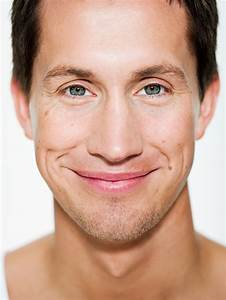
#> input picture Images/manFace.jpeg, 226 x 300 px
$ python HarrisCornerDetectionDemo.py
#> lines starting #> are read from the running program, lines starting #| are printed output that depends on the picture; after the words box and inside, x2 and y2 are one past the last pixel; in counts of white or black regions, pixels touching at a corner belong together
import cv2
import numpy as np
from matplotlib import pyplot as plt


filename = 'Images/manFace.jpeg'
img = cv2.imread(filename)
#> img is the input picture: shape (300, 226, 3); mean B, G, R 144.4, 162.7, 200.8
gray = cv2.cvtColor(img, cv2.COLOR_BGR2GRAY)
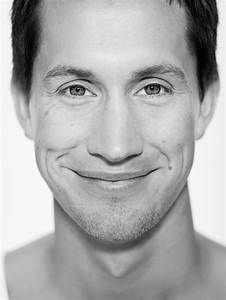
#> gray: shape (300, 226); min 0, max 255, mean 172

gray = np.float32(gray)
dst = cv2.cornerHarris(gray, 2, 3, 0.04)
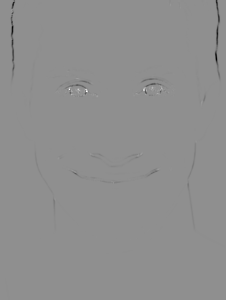
#> dst: shape (300, 226) float32; min -37739680, max 29471020, mean -105407.4; drawn with min black and max white

#result is dilated for marking the corners, not important
dst = cv2.dilate(dst, None)
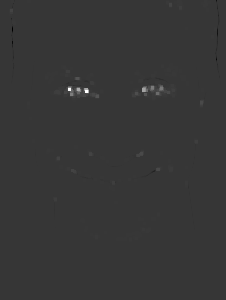
#> dst: shape (300, 226) float32; min -8026497.5, max 29471020, mean 49417.8; drawn with min black and max white

# Threshold for an optimal value, it may vary depending on the image.
img[dst>0.005*dst.max()]=[255,0,0]
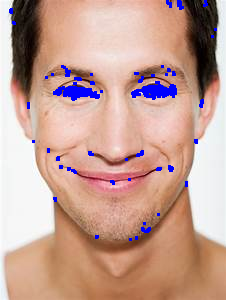
#> img: shape (300, 226, 3); 2.66% of pixels changed, all inside (x1, y1, x2, y2) = (9, 0, 217, 241)

plt.subplot(122), plt.imshow(img), plt.title('Blurred')
plt.xticks([]), plt.yticks([])
plt.show()

$ run again, with Images/band.jpeg copied over Images/manFace.jpeg
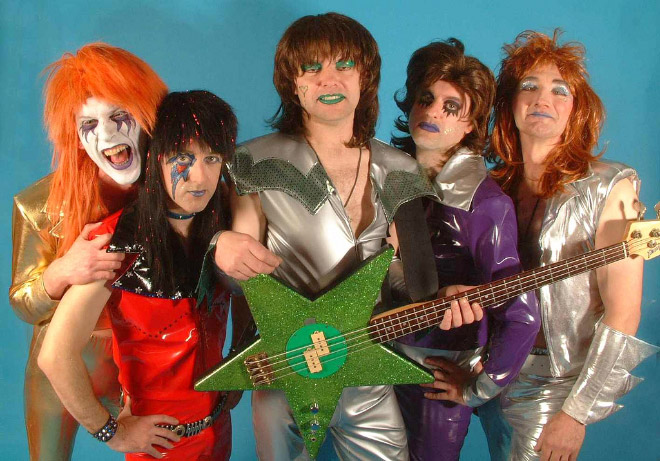
#> input picture Images/band.jpeg, 660 x 461 px
#> img is the input picture: shape (461, 660, 3); mean B, G, R 91.2, 105.4, 117.7
#> `dst = cv2.dilate(dst, None)`:
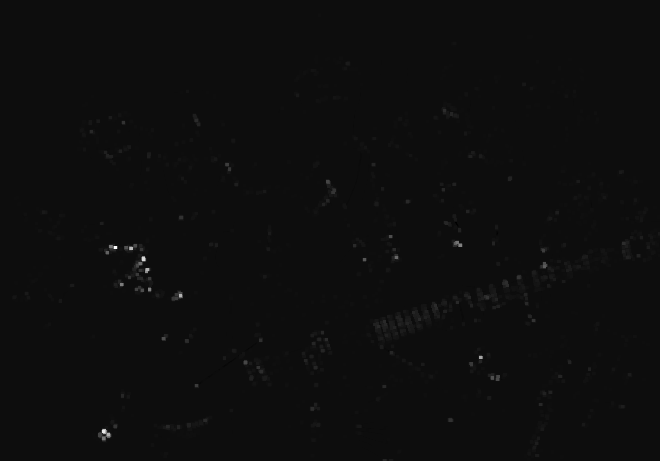
#> dst: shape (461, 660) float32; min -7761110, max 140905120, mean 349698.7; drawn with min black and max white
#> `img[dst>0.005*dst.max()]=[255,0,0]`:
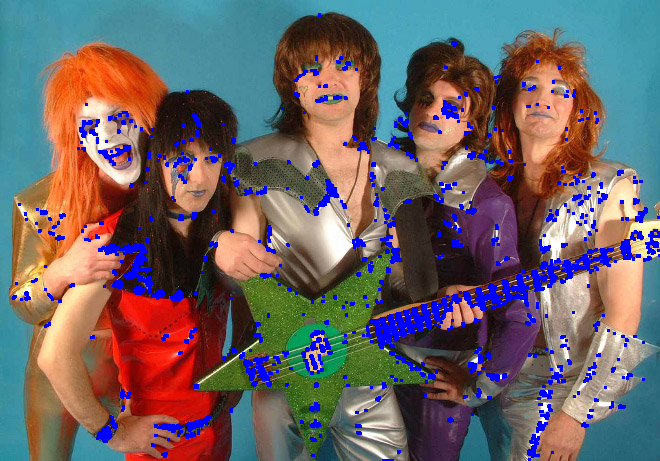
#> img: shape (461, 660, 3); 6.12% of pixels changed, all inside (x1, y1, x2, y2) = (12, 13, 660, 461)

$ run again, with Images/abba.png saved as Images/manFace.jpeg
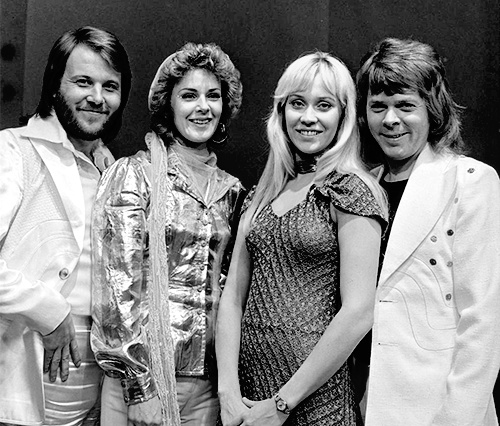
#> input picture Images/abba.png, 500 x 426 px
#> img is the input picture: shape (426, 500, 3); min 0, max 255, mean 130.8
#> `dst = cv2.dilate(dst, None)`:
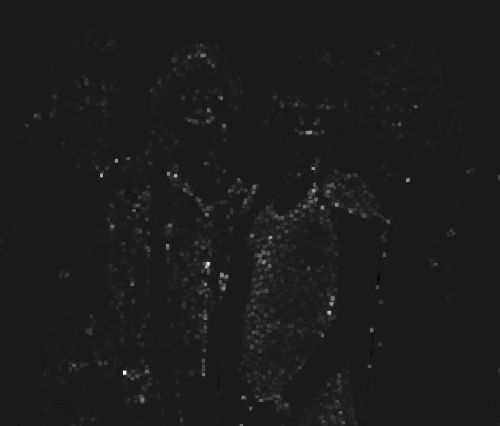
#> dst: shape (426, 500) float32; min -24039900, max 207175584, mean 1790673.4; drawn with min black and max white
#> `img[dst>0.005*dst.max()]=[255,0,0]`:
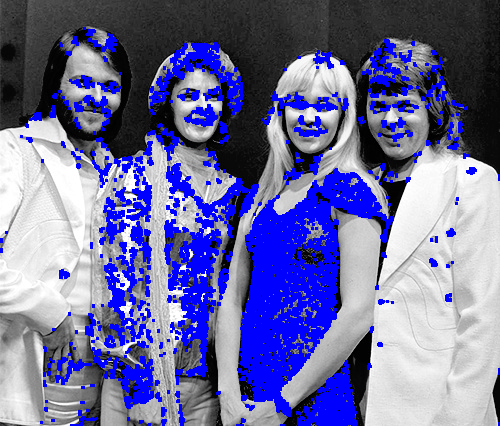
#> img: shape (426, 500, 3); 19.56% of pixels changed, all inside (x1, y1, x2, y2) = (0, 27, 500, 426)
